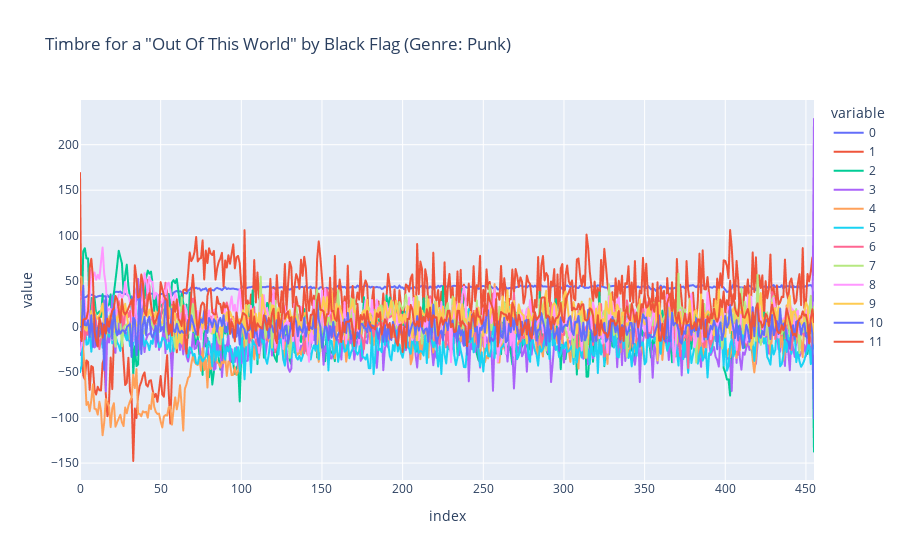

Notebook code for this chart:
### Code cell
pd.DataFrame(merged_df.iloc[2245]['timbre']).plot(kind = 'line', title = 'Timbre for a "Out Of This World" by Black Flag (Genre: Punk)')

### Figure 1 — Plotly figure (JSON) as saved in the notebook; plotly's stock layout.template omitted (floating-point values rounded to 4 significant figures; data arrays with more than 128 entries replaced by an {"elided": "..."} marker saying what was removed)
{"data": [{"hovertemplate": "variable=0<br>index=%{x}<br>value=%{y}<extra></extra>", "legendgroup": "0", "line": {"color": "#636efa", "dash": "solid"}, "marker": {"symbol": "circle"}, "mode": "lines", "name": "0", "showlegend": true, "type": "scattergl", "x": {"elided": "456 int values"}, "xaxis": "x", "y": {"elided": "456 float values"}, "yaxis": "y"}, {"hovertemplate": "variable=1<br>index=%{x}<br>value=%{y}<extra></extra>", "legendgroup": "1", "line": {"color": "#EF553B", "dash": "solid"}, "marker": {"symbol": "circle"}, "mode": "lines", "name": "1", "showlegend": true, "type": "scattergl", "x": {"elided": "456 int values"}, "xaxis": "x", "y": {"elided": "456 float values"}, "yaxis": "y"}, {"hovertemplate": "variable=2<br>index=%{x}<br>value=%{y}<extra></extra>", "legendgroup": "2", "line": {"color": "#00cc96", "dash": "solid"}, "marker": {"symbol": "circle"}, "mode": "lines", "name": "2", "showlegend": true, "type": "scattergl", "x": {"elided": "456 int values"}, "xaxis": "x", "y": {"elided": "456 float values"}, "yaxis": "y"}, {"hovertemplate": "variable=3<br>index=%{x}<br>value=%{y}<extra></extra>", "legendgroup": "3", "line": {"color": "#ab63fa", "dash": "solid"}, "marker": {"symbol": "circle"}, "mode": "lines", "name": "3", "showlegend": true, "type": "scattergl", "x": {"elided": "456 int values"}, "xaxis": "x", "y": {"elided": "456 float values"}, "yaxis": "y"}, {"hovertemplate": "variable=4<br>index=%{x}<br>value=%{y}<extra></extra>", "legendgroup": "4", "line": {"color": "#FFA15A", "dash": "solid"}, "marker": {"symbol": "circle"}, "mode": "lines", "name": "4", "showlegend": true, "type": "scattergl", "x": {"elided": "456 int values"}, "xaxis": "x", "y": {"elided": "456 float values"}, "yaxis": "y"}, {"hovertemplate": "variable=5<br>index=%{x}<br>value=%{y}<extra></extra>", "legendgroup": "5", "line": {"color": "#19d3f3", "dash": "solid"}, "marker": {"symbol": "circle"}, "mode": "lines", "name": "5", "showlegend": true, "type": "scattergl", "x": {"elided": "456 int values"}, "xaxis": "x", "y": {"elided": "456 float values"}, "yaxis": "y"}, {"hovertemplate": "variable=6<br>index=%{x}<br>value=%{y}<extra></extra>", "legendgroup": "6", "line": {"color": "#FF6692", "dash": "solid"}, "marker": {"symbol": "circle"}, "mode": "lines", "name": "6", "showlegend": true, "type": "scattergl", "x": {"elided": "456 int values"}, "xaxis": "x", "y": {"elided": "456 float values"}, "yaxis": "y"}, {"hovertemplate": "variable=7<br>index=%{x}<br>value=%{y}<extra></extra>", "legendgroup": "7", "line": {"color": "#B6E880", "dash": "solid"}, "marker": {"symbol": "circle"}, "mode": "lines", "name": "7", "showlegend": true, "type": "scattergl", "x": {"elided": "456 int values"}, "xaxis": "x", "y": {"elided": "456 float values"}, "yaxis": "y"}, {"hovertemplate": "variable=8<br>index=%{x}<br>value=%{y}<extra></extra>", "legendgroup": "8", "line": {"color": "#FF97FF", "dash": "solid"}, "marker": {"symbol": "circle"}, "mode": "lines", "name": "8", "showlegend": true, "type": "scattergl", "x": {"elided": "456 int values"}, "xaxis": "x", "y": {"elided": "456 float values"}, "yaxis": "y"}, {"hovertemplate": "variable=9<br>index=%{x}<br>value=%{y}<extra></extra>", "legendgroup": "9", "line": {"color": "#FECB52", "dash": "solid"}, "marker": {"symbol": "circle"}, "mode": "lines", "name": "9", "showlegend": true, "type": "scattergl", "x": {"elided": "456 int values"}, "xaxis": "x", "y": {"elided": "456 float values"}, "yaxis": "y"}, {"hovertemplate": "variable=10<br>index=%{x}<br>value=%{y}<extra></extra>", "legendgroup": "10", "line": {"color": "#636efa", "dash": "solid"}, "marker": {"symbol": "circle"}, "mode": "lines", "name": "10", "showlegend": true, "type": "scattergl", "x": {"elided": "456 int values"}, "xaxis": "x", "y": {"elided": "456 float values"}, "yaxis": "y"}, {"hovertemplate": "variable=11<br>index=%{x}<br>value=%{y}<extra></extra>", "legendgroup": "11", "line": {"color": "#EF553B", "dash": "solid"}, "marker": {"symbol": "circle"}, "mode": "lines", "name": "11", "showlegend": true, "type": "scattergl", "x": {"elided": "456 int values"}, "xaxis": "x", "y": {"elided": "456 float values"}, "yaxis": "y"}], "layout": {"legend": {"title": {"text": "variable"}, "tracegroupgap": 0}, "title": {"text": "Timbre for a \"Out Of This World\" by Black Flag (Genre: Punk)"}, "xaxis": {"anchor": "y", "domain": [0, 1], "title": {"text": "index"}}, "yaxis": {"anchor": "x", "domain": [0, 1], "title": {"text": "value"}}}}
